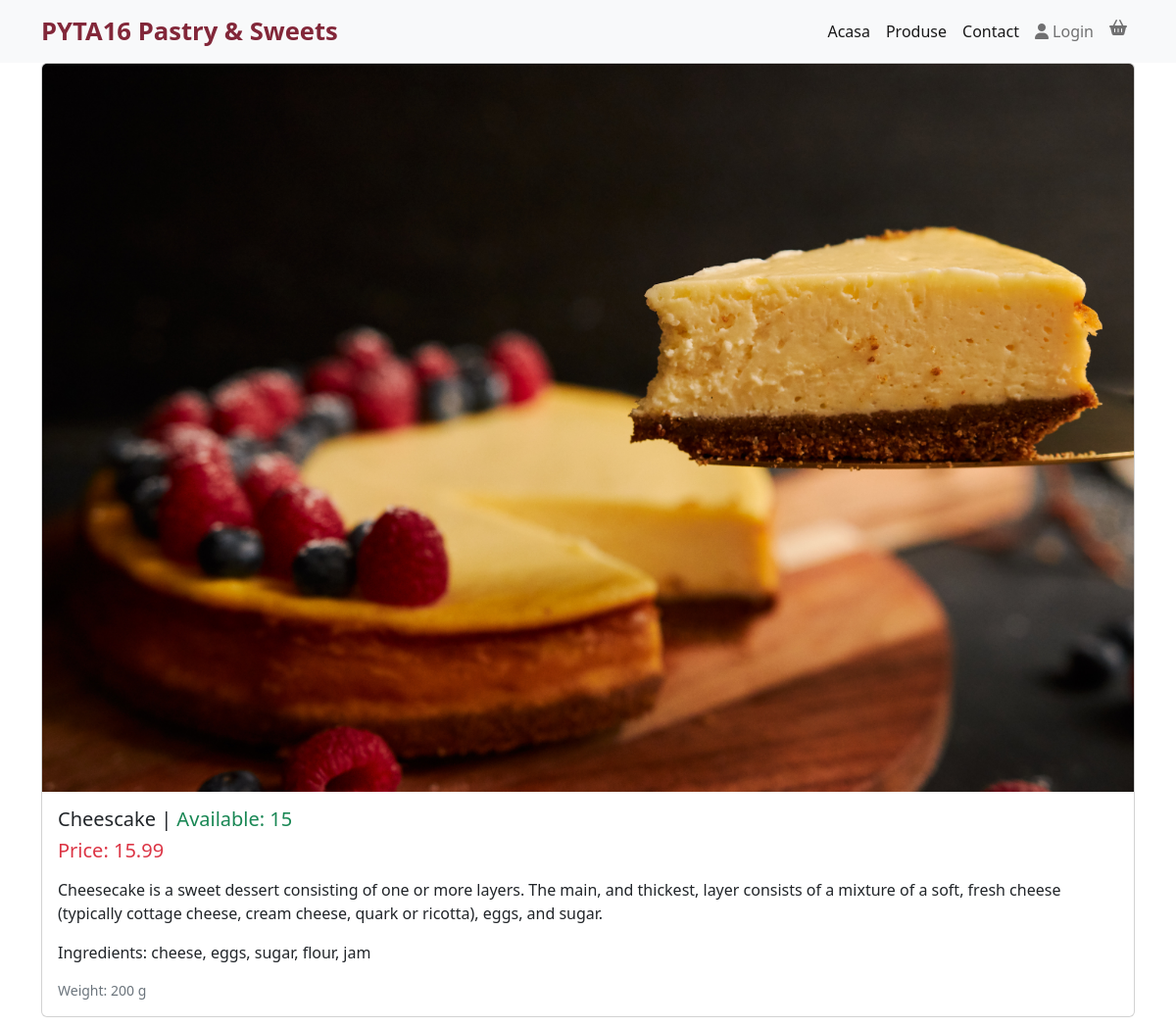
The app's page /products/2 with its own data.
### marketplaceapp/models.py (models this page shows)
class Product(models.Model):
    name=models.CharField(max_length=255)
    description=models.TextField()
    ingredients= models.TextField()
    price =models.DecimalField(max_digits=10, decimal_places=2)
    weight_grams=models.IntegerField()
    available_quantity=models.IntegerField()
    image =models.ImageField(upload_to="product_images", null=True, blank=True)
    def __str__(self):
        return self.name

### marketplaceapp/views.py (the view)
# urls.py: path("products/<int:product_id>", views.product_detail, name="product_detail")
def product_detail(request, product_id):
    product=get_object_or_404(Product,pk=product_id)
    context={"product":product}
    print(product)
    return render(request, "marketplaceapp/product_detail.html", context)

### marketplaceapp/templates/marketplaceapp/product_detail.html
{% extends "marketplaceapp/base.html" %}
{% block content %}
<div class="container">
    <div class="card mb-3">
  <img src="{{ product.image.url }}" class="card-img-top" alt="...">
  <div class="card-body">
    <h5 class="card-title">{{ product.name }} | <span class="text-success">Available: {{product.available_quantity}}</span></h5>
    <h5 class="card-title text-danger">Price: {{ product.price }}</h5>
    <p class="card-text"><p> {{product.description}}</p>
    <p class="card-text"><p>Ingredients: {{product.ingredients}}</p>
    <p class="card-text"><small class="text-muted">Weight: {{ product.weight_grams }} g</small></p>
  </div>
</div>
</div>
{% endblock %}

### records on screen
Product: image (picture), name "Cheescake", available_quantity "15", price "15.99", description "Cheesecake is a sweet dessert consisting of one or more layers. The main, and thickest, layer consists of a mixture of a soft, fresh cheese (typically cottage cheese, cream cheese, quark or ricotta), eggs, and sugar.", ingredients "cheese, eggs, sugar, flour, jam", weight_grams "200"
